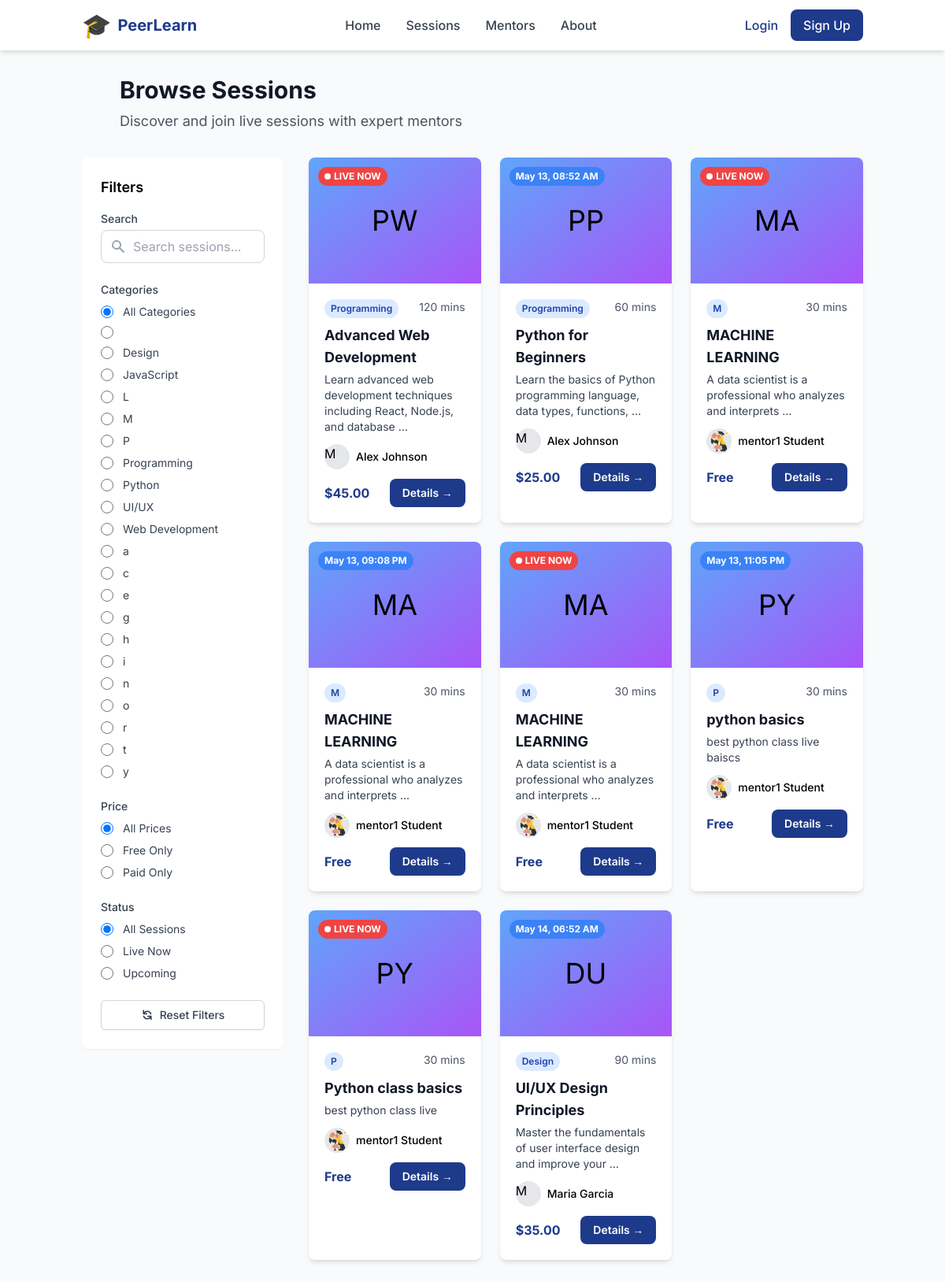
The app's page /sessions/ with its own data.
### apps/learning_sessions/models.py (models this page shows, shortened)
class Session(models.Model):
    SCHEDULED = 'scheduled'
    LIVE = 'live'
    COMPLETED = 'completed'
    CANCELLED = 'cancelled'
    STATUS_CHOICES = [
        (SCHEDULED, _('Scheduled')),
        (LIVE, _('Live')),
        (COMPLETED, _('Completed')),
        (CANCELLED, _('Cancelled')),
    ]
    mentor = models.ForeignKey(
        CustomUser,
        on_delete=models.CASCADE,
        limit_choices_to={'role': CustomUser.MENTOR},
        help_text=_('The mentor hosting this session.')
    )
    title = models.CharField(
        max_length=255,
        help_text=_('Title of the session.')
    )
    description = models.TextField(
        help_text=_('Description of what will be covered in the session.')
    )
    topics = models.JSONField(
        default=list,
        help_text=_('List of topics that will be covered in this session.')
    )
    schedule = models.DateTimeField(
        help_text=_('Date and time when the session is scheduled.')
    )
    duration = models.PositiveIntegerField(
        default=60,
        help_text=_('Duration of the session in minutes.')
    )
    price = models.DecimalField(
        max_digits=10,
        decimal_places=2,
        default=0,
        help_text=_('Price of the session (0 for free sessions).')
    )
    room_code = models.UUIDField(
        default=uuid.uuid4,
        editable=False,
        unique=True,
        help_text=_('Unique code for the session room.')
    )
    status = models.CharField(
        max_length=10,
        choices=STATUS_CHOICES,
        default=SCHEDULED,
        help_text=_('Current status of the session.')
    )
    max_participants = models.PositiveIntegerField(
        default=1,
        help_text=_('Maximum number of participants allowed (1 for one-to-one).')
    )
    created_at = models.DateTimeField(
        auto_now_add=True,
        help_text=_('Date and time when the session was created.')
    )
    updated_at = models.DateTimeField(
        auto_now=True,
        help_text=_('Date and time when the session was last updated.')
    )
    class Meta:
        verbose_name = _('Session')
        verbose_name_plural = _('Sessions')
        ordering = ['-schedule']
    @property
    def is_free(self):
        return self.price == 0

### apps/users/models.py (models this page shows, shortened)
class CustomUser(AbstractUser):
    LEARNER = 'learner'
    MENTOR = 'mentor'
    ADMIN = 'admin'
    ROLE_CHOICES = [
        (LEARNER, _('Learner')),
        (MENTOR, _('Mentor')),
        (ADMIN, _('Admin')),
    ]
    role = models.CharField(
        max_length=10,
        choices=ROLE_CHOICES,
        default=LEARNER,
        help_text=_('Designates the role of this user in the platform.')
    )
    profile_picture = models.ImageField(
        upload_to='profile_pictures/',
        blank=True,
        null=True
    )
    bio = models.TextField(
        blank=True,
        null=True,
        help_text=_('A brief description about the user.')
    )
    interests = models.JSONField(
        blank=True,
        null=True,
        help_text=_('Topics that the learner is interested in.')
    )
    career_goal = models.CharField(
        max_length=255,
        blank=True,
        null=True,
        help_text=_('Career goal of the learner.')
    )
    expertise = models.JSONField(
        blank=True,
        null=True,
        help_text=_('Areas of expertise for the mentor.')
    )
    skills = models.JSONField(
        blank=True,
        null=True,
        help_text=_('Skills that the mentor possesses.')
    )
    intro_video = models.URLField(
        blank=True,
        null=True,
        help_text=_('URL to an introduction video for the mentor.')
    )
    phone_number = models.CharField(
        max_length=15,
        blank=True,
        null=True,
        help_text=_('Contact phone number.')
    )
    date_updated = models.DateTimeField(
        auto_now=True,
        help_text=_('Date and time when the user profile was last updated.')
    )
    class Meta:
        verbose_name = _('User')
        verbose_name_plural = _('Users')

### apps/learning_sessions/views.py (the view)
# urls.py: path('', views.SessionListView.as_view(), name='list'),
class SessionListView(ListView):
    model = Session
    template_name = 'sessions/list.html'
    context_object_name = 'sessions'
    paginate_by = 12
    def get_queryset(self):
        queryset = Session.objects.filter(status__in=[Session.SCHEDULED, Session.LIVE])
        category = self.request.GET.get('category')
        if category:
            queryset = queryset.filter(topics__contains=[category])
        search = self.request.GET.get('search')
        if search:
            queryset = queryset.filter(title__icontains=search)
        return queryset.order_by('schedule')
    def get_context_data(self, **kwargs):
        context = super().get_context_data(**kwargs)
        context['categories'] = self.get_categories()
        context['current_category'] = self.request.GET.get('category', '')
        context['current_search'] = self.request.GET.get('search', '')
        return context
    def get_categories(self):
        categories = set()
        sessions = Session.objects.all()
        for session in sessions:
            categories.update(session.topics)
        return sorted(list(categories))

### templates/sessions/list.html (shortened to what this page needs)
{% extends 'base.html' %}
{% block content %}
<div class="bg-gray-50 min-h-screen py-8">
    <div class="container mx-auto px-4">
        <div class="max-w-4xl mx-auto mb-8">
            <h1 class="text-3xl font-bold text-gray-900 mb-2">Browse Sessions</h1>
            <p class="text-lg text-gray-600">Discover and join live sessions with expert mentors</p>
        </div>
        <div class="flex flex-col lg:flex-row">
            <div class="hidden lg:block w-64 mr-8" x-data="sessionFilters()">
                <div class="bg-white rounded-lg shadow-sm p-6 sticky top-24">
                    <h2 class="font-semibold text-lg mb-4">Filters</h2>
                    <div class="mb-6">
                        <label for="filter-search" class="block text-sm font-medium text-gray-700 mb-1">Search</label>
                        <div class="relative">
                            <input type="text" id="filter-search" name="search" placeholder="Search sessions..."
                                   class="pl-10 pr-4 py-2 border border-gray-300 rounded-lg w-full focus:outline-none focus:ring-2 focus:ring-primary-500"
                                   value="{{ current_search }}"
                                   @input="updateQueryParam('search', $event.target.value)">
                            <div class="absolute inset-y-0 left-0 pl-3 flex items-center pointer-events-none">
                            </div>
                        </div>
                    </div>
                    <div class="mb-6">
                        <h3 class="text-sm font-medium text-gray-700 mb-2">Categories</h3>
                        <div class="space-y-2">
                            <div class="flex items-center">
                                <input id="category-all" name="category" value="" type="radio"
                                       class="h-4 w-4 text-primary-600 focus:ring-primary-500 border-gray-300 rounded"
                                       {% if not current_category %}checked{% endif %}
                                       @change="updateQueryParam('category', '')">
                                <label for="category-all" class="ml-3 text-sm text-gray-700">All Categories</label>
                            </div>
                            {% for category in categories %}
                            <div class="flex items-center">
                                <input id="category-{{ category|slugify }}" name="category" value="{{ category }}" type="radio"
                                       class="h-4 w-4 text-primary-600 focus:ring-primary-500 border-gray-300 rounded"
                                       @change="updateQueryParam('category', '{{ category }}')">
                                <label for="category-{{ category|slugify }}" class="ml-3 text-sm text-gray-700">{{ category }}</label>
                            </div>
                            {% endfor %}
                        </div>
                    </div>
                    <div class="mb-6">
                        <h3 class="text-sm font-medium text-gray-700 mb-2">Price</h3>
                        <div class="space-y-2">
                            <div class="flex items-center">
                                <input id="price-all" name="price" value="all" type="radio"
                                       class="h-4 w-4 text-primary-600 focus:ring-primary-500 border-gray-300 rounded"
                                       checked
                                       @change="updateQueryParam('price', '')">
                                <label for="price-all" class="ml-3 text-sm text-gray-700">All Prices</label>
                            </div>
                            <div class="flex items-center">
                                <input id="price-free" name="price" value="free" type="radio"
                                       class="h-4 w-4 text-primary-600 focus:ring-primary-500 border-gray-300 rounded"
                                       @change="updateQueryParam('price', 'free')">
                                <label for="price-free" class="ml-3 text-sm text-gray-700">Free Only</label>
                            </div>
                            <div class="flex items-center">
                                <input id="price-paid" name="price" value="paid" type="radio"
                                       class="h-4 w-4 text-primary-600 focus:ring-primary-500 border-gray-300 rounded"
                                       @change="updateQueryParam('price', 'paid')">
                                <label for="price-paid" class="ml-3 text-sm text-gray-700">Paid Only</label>
                            </div>
                        </div>
                    </div>
                    <div class="mb-6">
                        <h3 class="text-sm font-medium text-gray-700 mb-2">Status</h3>
                        <div class="space-y-2">
                            <div class="flex items-center">
                                <input id="status-all" name="status" value="all" type="radio"
                                       class="h-4 w-4 text-primary-600 focus:ring-primary-500 border-gray-300 rounded"
                                       checked
                                       @change="updateQueryParam('status', '')">
                                <label for="status-all" class="ml-3 text-sm text-gray-700">All Sessions</label>
                            </div>
                            <div class="flex items-center">
                                <input id="status-live" name="status" value="live" type="radio"
                                       class="h-4 w-4 text-primary-600 focus:ring-primary-500 border-gray-300 rounded"
                                       @change="updateQueryParam('status', 'live')">
                                <label for="status-live" class="ml-3 text-sm text-gray-700">Live Now</label>
                            </div>
                            <div class="flex items-center">
                                <input id="status-upcoming" name="status" value="upcoming" type="radio"
                                       class="h-4 w-4 text-primary-600 focus:ring-primary-500 border-gray-300 rounded"
                                       @change="updateQueryParam('status', 'upcoming')">
                                <label for="status-upcoming" class="ml-3 text-sm text-gray-700">Upcoming</label>
                            </div>
                        </div>
                    </div>
                    <button type="button" @click="resetFilters()" class="w-full flex justify-center items-center px-4 py-2 border border-gray-300 shadow-sm text-sm font-medium rounded-md text-gray-700 bg-white hover:bg-gray-50 focus:outline-none focus:ring-2 focus:ring-primary-500">
                        Reset Filters
                    </button>
                </div>
            </div>
            <div class="flex-1">
                {% if sessions %}
                <div class="grid grid-cols-1 md:grid-cols-2 lg:grid-cols-3 gap-6">
                    {% for session in sessions %}
                    <div class="bg-white rounded-lg shadow-md overflow-hidden hover:shadow-lg transition-shadow transform hover:scale-[1.02]">
                        <div class="relative">
                            {% if session.status == 'live' %}
                            <div class="absolute top-3 left-3 bg-red-500 text-white text-xs font-bold px-2 py-1 rounded-full flex items-center">
                                <span class="animate-pulse mr-1 h-2 w-2 bg-white rounded-full"></span>
                                LIVE NOW
                            </div>
                            {% else %}
                            <div class="absolute top-3 left-3 bg-blue-500 text-white text-xs font-bold px-2 py-1 rounded-full">
                                {{ session.schedule|date:"M d, h:i A" }}
                            </div>
                            {% endif %}
                            <div class="h-40 bg-gradient-to-br from-blue-400 to-purple-500 flex items-center justify-center">
                                <span class="text-4xl">{{ session.topics.0|first|upper }}{% if session.topics.1 %}{{ session.topics.1|first|upper }}{% endif %}</span>
                            </div>
                        </div>
                        <div class="p-5">
                            <div class="flex justify-between mb-2">
                                <span class="text-xs font-semibold px-2 py-1 bg-blue-100 text-blue-800 rounded-full">{{ session.topics.0 }}</span>
                                <span class="text-sm text-gray-600">{{ session.duration }} mins</span>
                            </div>
                            <h3 class="text-lg font-bold text-gray-900 mb-1">{{ session.title }}</h3>
                            <p class="text-sm text-gray-700 mb-3">{{ session.description|truncatewords:10 }}</p>
                            <div class="flex items-center mb-3">
                                <div class="h-8 w-8 rounded-full bg-gray-200 mr-2 flex-shrink-0">
                                    {% if session.mentor.profile_picture %}
                                    <img src="{{ session.mentor.profile_picture.url }}" alt="{{ session.mentor.get_full_name }}" class="h-full w-full rounded-full object-cover">
                                    {% else %}
                                    {{ session.mentor.username|first|upper }}
                                    {% endif %}
                                </div>
                                <span class="text-sm font-medium">{{ session.mentor.get_full_name|default:session.mentor.username }}</span>
                            </div>
                            <div class="flex justify-between items-center">
                                <span class="font-bold text-primary-600">
                                    {% if session.is_free %}
                                    Free
                                    {% else %}
                                    ${{ session.price }}
                                    {% endif %}
                                </span>
                                <a href="{% url 'sessions:detail' pk=session.id %}" class="bg-primary-600 text-white hover:bg-primary-700 px-4 py-2 rounded-lg text-sm font-semibold transition-colors">
                                    Details →
                                </a>
                            </div>
                        </div>
                    </div>
                    {% endfor %}
                </div>
                {% endif %}
            </div>
        </div>
    </div>
</div>
{% endblock %}

### templates/base.html (style rules this page uses)
html { scroll-behavior: smooth; }
body { font-family: 'Inter', sans-serif; }

### records on screen
Session: status "live" (drawn), topics.0|first "P", topics.1|first "W", topics.0 "Programming", duration "120", title "Advanced Web Development", description "Learn advanced web development techniques including React, Node.js, and database …", mentor.username|first "M", mentor.get_full_name "Alex Johnson", price "45.00"
Session: schedule "May 13, 08:52 AM", topics.0|first "P", topics.1|first "P", topics.0 "Programming", duration "60", title "Python for Beginners", description "Learn the basics of Python programming language, data types, functions, …", mentor.username|first "M", mentor.get_full_name "Alex Johnson", price "25.00"
Session: status "live" (drawn), topics.0|first "M", topics.1|first "A", topics.0 "M", duration "30", title "MACHINE LEARNING", description "A data scientist is a professional who analyzes and interprets …", mentor.profile_picture (picture), mentor.get_full_name "mentor1 Student", price "Free"
Session: schedule "May 13, 09:08 PM", topics.0|first "M", topics.1|first "A", topics.0 "M", duration "30", title "MACHINE LEARNING", description "A data scientist is a professional who analyzes and interprets …", mentor.profile_picture (picture), mentor.get_full_name "mentor1 Student", price "Free"
Session: status "live" (drawn), topics.0|first "M", topics.1|first "A", topics.0 "M", duration "30", title "MACHINE LEARNING", description "A data scientist is a professional who analyzes and interprets …", mentor.profile_picture (picture), mentor.get_full_name "mentor1 Student", price "Free"
Session: schedule "May 13, 11:05 PM", topics.0|first "P", topics.1|first "Y", topics.0 "P", duration "30", title "python basics", description "best python class live baiscs", mentor.profile_picture (picture), mentor.get_full_name "mentor1 Student", price "Free"
Session: status "live" (drawn), topics.0|first "P", topics.1|first "Y", topics.0 "P", duration "30", title "Python class basics", description "best python class live", mentor.profile_picture (picture), mentor.get_full_name "mentor1 Student", price "Free"
Session: schedule "May 14, 06:52 AM", topics.0|first "D", topics.1|first "U", topics.0 "Design", duration "90", title "UI/UX Design Principles", description "Master the fundamentals of user interface design and improve your …", mentor.username|first "M", mentor.get_full_name "Maria Garcia", price "35.00"

### other values on screen
{{ category }} "Design" "JavaScript" "L" "M" "P" "Programming" "Python" "UI/UX" "Web Development" "a" "c" "e" "g" "h" "i" "n" "o" "r" "t" "y"
